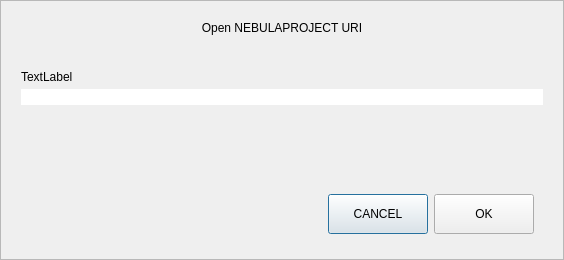
<?xml version="1.0" encoding="UTF-8"?>
<ui version="4.0">
 <class>OpenURIDialog</class>
 <widget class="QDialog" name="OpenURIDialog">
  <property name="geometry">
   <rect>
    <x>0</x>
    <y>0</y>
    <width>564</width>
    <height>260</height>
   </rect>
  </property>
  <property name="windowTitle">
   <string>Open URI</string>
  </property>
  <layout class="QVBoxLayout" name="verticalLayout">
   <property name="spacing">
    <number>0</number>
   </property>
   <property name="leftMargin">
    <number>0</number>
   </property>
   <property name="topMargin">
    <number>0</number>
   </property>
   <property name="rightMargin">
    <number>0</number>
   </property>
   <property name="bottomMargin">
    <number>0</number>
   </property>
   <item>
    <widget class="QFrame" name="frame">
     <property name="frameShape">
      <enum>QFrame::StyledPanel</enum>
     </property>
     <property name="frameShadow">
      <enum>QFrame::Raised</enum>
     </property>
     <layout class="QVBoxLayout" name="verticalLayout_2">
      <property name="spacing">
       <number>5</number>
      </property>
      <property name="leftMargin">
       <number>20</number>
      </property>
      <property name="topMargin">
       <number>20</number>
      </property>
      <property name="rightMargin">
       <number>20</number>
      </property>
      <property name="bottomMargin">
       <number>16</number>
      </property>
      <item>
       <widget class="QLabel" name="labelTitle">
        <property name="text">
         <string>Open NEBULAPROJECT URI</string>
        </property>
        <property name="alignment">
         <set>Qt::AlignCenter</set>
        </property>
       </widget>
      </item>
      <item>
       <spacer name="verticalSpacer_2">
        <property name="orientation">
         <enum>Qt::Vertical</enum>
        </property>
        <property name="sizeType">
         <enum>QSizePolicy::Fixed</enum>
        </property>
        <property name="sizeHint" stdset="0">
         <size>
          <width>20</width>
          <height>30</height>
         </size>
        </property>
       </spacer>
      </item>
      <item>
       <widget class="QLabel" name="labelSubtitle">
        <property name="text">
         <string notr="true">TextLabel</string>
        </property>
       </widget>
      </item>
      <item>
       <layout class="QHBoxLayout" name="horizontalLayout">
        <property name="spacing">
         <number>0</number>
        </property>
        <item>
         <widget class="QValidatedLineEdit" name="uriEdit">
          <property name="styleSheet">
           <string notr="true">#uriEdit{
	border-top-right-radius:0px;
	border-bottom-right-radius:0px;
}</string>
          </property>
         </widget>
        </item>
       </layout>
      </item>
      <item>
       <spacer name="verticalSpacer">
        <property name="orientation">
         <enum>Qt::Vertical</enum>
        </property>
        <property name="sizeHint" stdset="0">
         <size>
          <width>20</width>
          <height>40</height>
         </size>
        </property>
       </spacer>
      </item>
      <item>
       <widget class="QWidget" name="widget" native="true">
        <property name="minimumSize">
         <size>
          <width>0</width>
          <height>50</height>
         </size>
        </property>
        <layout class="QHBoxLayout" name="horizontalLayout_2">
         <item>
          <spacer name="horizontalSpacer">
           <property name="orientation">
            <enum>Qt::Horizontal</enum>
           </property>
           <property name="sizeHint" stdset="0">
            <size>
             <width>289</width>
             <height>20</height>
            </size>
           </property>
          </spacer>
         </item>
         <item>
          <widget class="QPushButton" name="pushButtonCancel">
           <property name="minimumSize">
            <size>
             <width>100</width>
             <height>40</height>
            </size>
           </property>
           <property name="text">
            <string>CANCEL</string>
           </property>
          </widget>
         </item>
         <item>
          <widget class="QPushButton" name="pushButtonOK">
           <property name="minimumSize">
            <size>
             <width>100</width>
             <height>40</height>
            </size>
           </property>
           <property name="text">
            <string>OK</string>
           </property>
          </widget>
         </item>
        </layout>
       </widget>
      </item>
     </layout>
    </widget>
   </item>
  </layout>
 </widget>
 <customwidgets>
  <customwidget>
   <class>QValidatedLineEdit</class>
   <extends>QLineEdit</extends>
   <header>qvalidatedlineedit.h</header>
  </customwidget>
 </customwidgets>
 <resources/>
 <connections/>
</ui>
